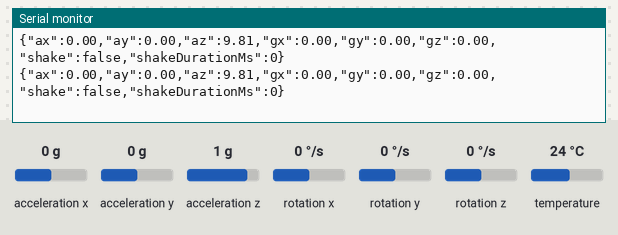
Simulated run of this sketch. Board: Arduino Uno, built with avr-gcc and run on an emulated ATmega328P. On the bench: the last lines printed to the serial monitor. The test bench sets the inputs (shaded band); at power-on: acceleration x 0 g, acceleration y 0 g, acceleration z 1 g, rotation x 0 °/s, rotation y 0 °/s, rotation z 0 °/s, temperature 24 °C.

Above: at 1.2 s.
1.3 s: acceleration x set to -1.4 g
At 1.48 s:
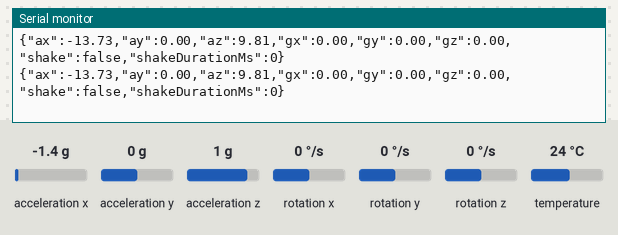
2.8 s: acceleration y set to -1.4 g
At 2.85 s:
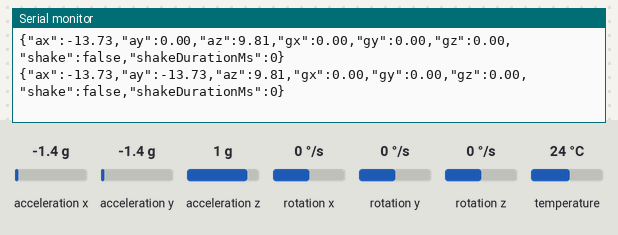
5.8 s: acceleration z set to -1.4 g
At 5.8 s:
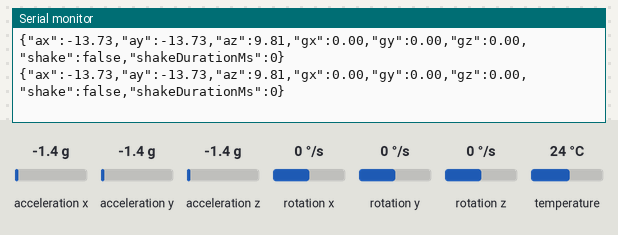
7.3 s: rotation x set to -192 °/s
At 7.38 s:
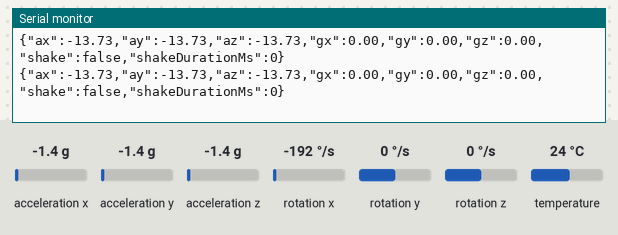
8.8 s: rotation y set to -192 °/s
At 8.86 s:
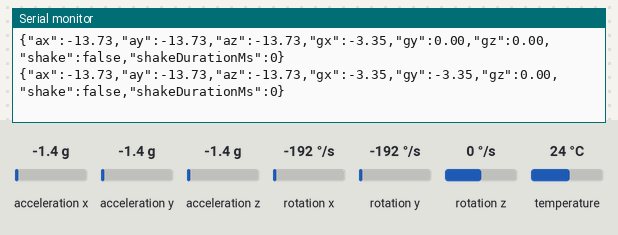
10.3 s: acceleration x set to -0.8 g
At 10.34 s:
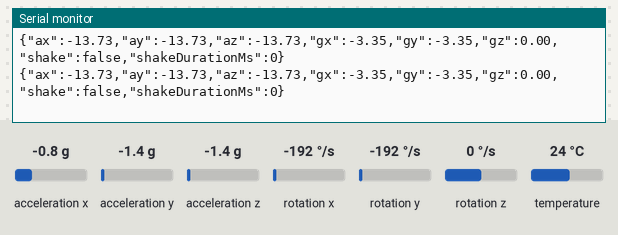
Timing chart, 0 to 13.3 s (numbered marks = the images above; inputs shaded):
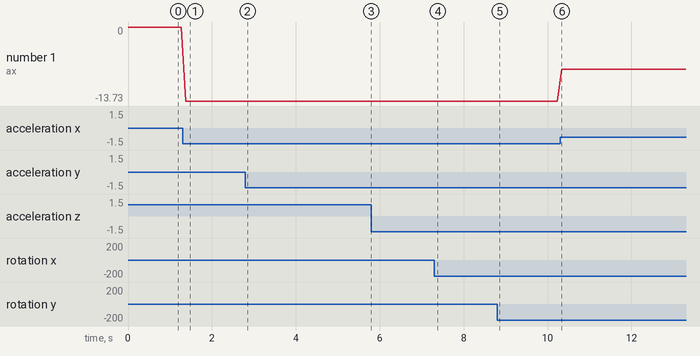

Measured:
- after the input at 1.3 s, the serial monitor: prints a new line after 0.07 s (image 1)
- after the input at 2.8 s, the serial monitor: prints a new line at once (image 2)
- after the input at 8.8 s, the serial monitor: prints a new line after 0.06 s (image 5)
- plotted number 1: 0 → -13.73 after the input at 1.3 s, -13.73 → -7.85 after the input at 10.3 s

The sketch:

esktradash.ino
```cpp
#include <Wire.h>
#include <Adafruit_MPU6050.h>
#include <Adafruit_Sensor.h>

Adafruit_MPU6050 mpu;

void setup() {
  Serial.begin(115200);
  Wire.begin();

  if (!mpu.begin()) {
    while (1) delay(10);
  }

  mpu.setAccelerometerRange(MPU6050_RANGE_8_G);
  mpu.setGyroRange(MPU6050_RANGE_500_DEG);
  mpu.setFilterBandwidth(MPU6050_BAND_21_HZ);
}

void loop() {
  sensors_event_t a, g, temp;
  mpu.getEvent(&a, &g, &temp);

  bool shake = abs(g.gyro.x) > 5 || abs(g.gyro.y) > 5 || abs(g.gyro.z) > 5;

  Serial.print("{\"ax\":");
  Serial.print(a.acceleration.x);
  Serial.print(",\"ay\":");
  Serial.print(a.acceleration.y);
  Serial.print(",\"az\":");
  Serial.print(a.acceleration.z);
  Serial.print(",\"gx\":");
  Serial.print(g.gyro.x);
  Serial.print(",\"gy\":");
  Serial.print(g.gyro.y);
  Serial.print(",\"gz\":");
  Serial.print(g.gyro.z);
  Serial.print(",\"shake\":");
  Serial.print(shake ? "true" : "false");
  Serial.println(",\"shakeDurationMs\":0}");

  delay(100);
}
```
